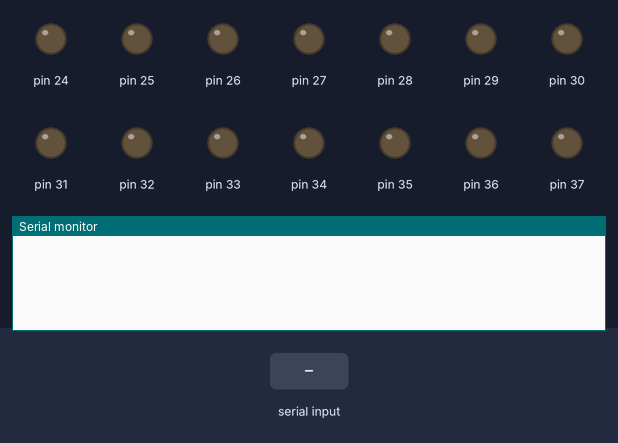
Simulated run of this sketch. Board: Arduino Mega 2560, built with avr-gcc and run on an emulated ATmega2560. On the bench: output pins drawn as LEDs (lit = HIGH), the last lines printed to the serial monitor. Inputs (shaded band) come from the test bench.

Above: at 1.2 s.
1.3 s: "DMX\n" received over Serial
At 2.5 s:
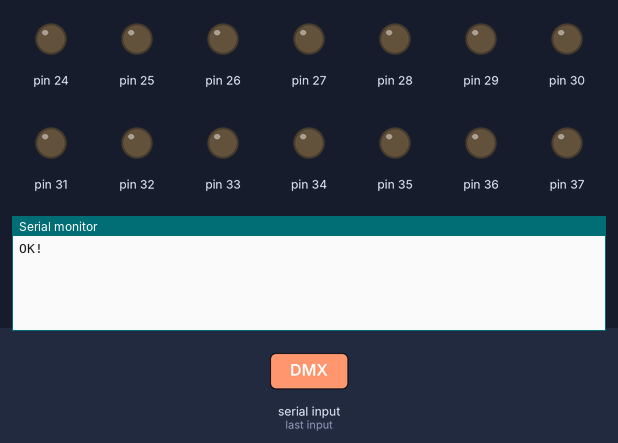
2.8 s: "I\n" received over Serial
At 3.8 s:
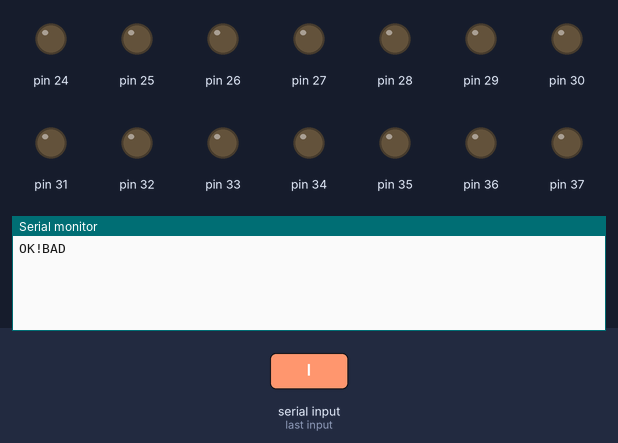

Measured:
- after the input at 1.3 s, the serial monitor: prints a new line at once (image 1)
- after the input at 2.8 s, the serial monitor: prints a new line at once (image 2)

The sketch:

extio.ino
```cpp
/* comment */

String inputBuffer;
String outputBuffer;

boolean runningError = false;

void setup()
{
  Serial.begin(9600);

  // declare input pins and output pins
  for ( int i = 2; i <= 21; i++ )
  {
    if ( i == 13 ) // do not hook up - not a normal pin
    {
      continue;
    }
    pinMode(i, INPUT_PULLUP);
  }
  pinMode(A5, INPUT_PULLUP);
  pinMode(A6, INPUT_PULLUP);
  pinMode(A7, INPUT_PULLUP);
  for ( int i = 24; i <= 53; i++ )
  {
    pinMode(i, OUTPUT);
  }
  pinMode(A5, OUTPUT);
  pinMode(A6, OUTPUT);
  pinMode(A7, OUTPUT);
}

void loop()
{
  // video amp
}

/*
  SerialEvent occurs whenever a new data comes in the
 hardware serial RX.  This routine is run between each
 time loop() runs, so using delay inside loop can delay
 response.  Multiple bytes of data may be available.
 */
void serialEvent()
{
  while (Serial.available())
  {
    // keep listening until an entire packet (3 bytes) is read
    char inChar = (char)Serial.read();
    inputBuffer += inChar;

    if ( inputBuffer.charAt(0) == 'C' ) // pulse coin counter once
    {
      // TODO: coin counter is on pin 22
      inputBuffer = String();
    }
    else if ( inputBuffer.charAt(0) == 'L' ) // lockout signal engage
    {
      // TODO: lockout coil is on pin 23
      inputBuffer = String();
    }
    else if ( inputBuffer.charAt(0) == 'U' ) // unlock the coin mech
    {
      // TODO: lockout coil is on pin 23
      inputBuffer = String();
    }
    else if ( inputBuffer.charAt(0) == 'I' ) // please reply with input
    {
      prepareInputPacket();
      inputBuffer = String();
    }
    else if ( inputBuffer.charAt(0) == '1' ) // LED lights on the orbs
    {
      if ( inputBuffer.length() >= 4 )
      {
        for ( int i = 0; i < 8; i++ )
        {
          digitalWrite(i+30, (inputBuffer[1] & (1<<i)) != 0 ? HIGH : LOW);
          digitalWrite(i+38, (inputBuffer[2] & (1<<i)) != 0 ? HIGH : LOW);
          digitalWrite(i+46, (inputBuffer[3] & (1<<i)) != 0 ? HIGH : LOW);
        }
        inputBuffer = String();
      }
    }
    else if ( inputBuffer.charAt(0) == '2' ) // menu buttons and spot lights
    {
      if ( inputBuffer.length() >= 3 )
      {
        for ( int i = 0; i < 6; i++ )
        {
          digitalWrite(i+24, (inputBuffer[1] & (1<<i)) != 0 ? HIGH : LOW);
        }
        digitalWrite(A13, (inputBuffer[2] & (1<<0)) != 0 ? HIGH : LOW); // center spotlight (yellow)
        digitalWrite(A14, (inputBuffer[2] & (1<<1)) != 0 ? HIGH : LOW); // middle spotlight pair
        digitalWrite(A15, (inputBuffer[2] & (1<<2)) != 0 ? HIGH : LOW); // outer spotlight pair

        inputBuffer = String();
      }
    }
    else if ( inputBuffer.charAt(0) == 'D' ) // special initialization packet
    {
      if ( inputBuffer.length() >= 3 )
      {
        if (inputBuffer.startsWith("DMX"))
        {
          outputBuffer = String("OK!");
          inputBuffer = String();
          runningError = false;
        }
        else
        {
          outputBuffer = String("BAD");
          inputBuffer = String();
          runningError = true; // what are you sending me?
        }
      }
    }
    else
    {
      inputBuffer = String();
      runningError = true; // unrecognized packet type, are we out of sync?
    }

    // did we create a response?
    if ( outputBuffer.length() > 0 )
    {
      Serial.print(outputBuffer);

      outputBuffer = String();
    }
  }
}

void prepareInputPacket()
{
  const int pins0[] = { A5, A6, 2, 3, 4, 5, 6, 7 };
  const int pins1[] = { 8, 9, 10, 11, 12, 13, 14, 15 };
  const int pins2[] = { 16, 17, 18, 19, 20, 21, A7, 12 }; // pin 12 is not hooked up

  outputBuffer = "BAD";
  if ( !runningError )
  {
    outputBuffer[0] = packThePins(pins0);
    outputBuffer[1] = packThePins(pins1);
    outputBuffer[2] = packThePins(pins2);
  }
}

// a helper function for prepareInputPacket
unsigned char packThePins(const int pins[])
{
    unsigned char c = 0;
    for ( int i = 0; i < 8; i++ )
    {
        if ( digitalRead(pins[i]) == HIGH )
        {
            c |= 1 << i;
        }
    }
    return c;
}
```
